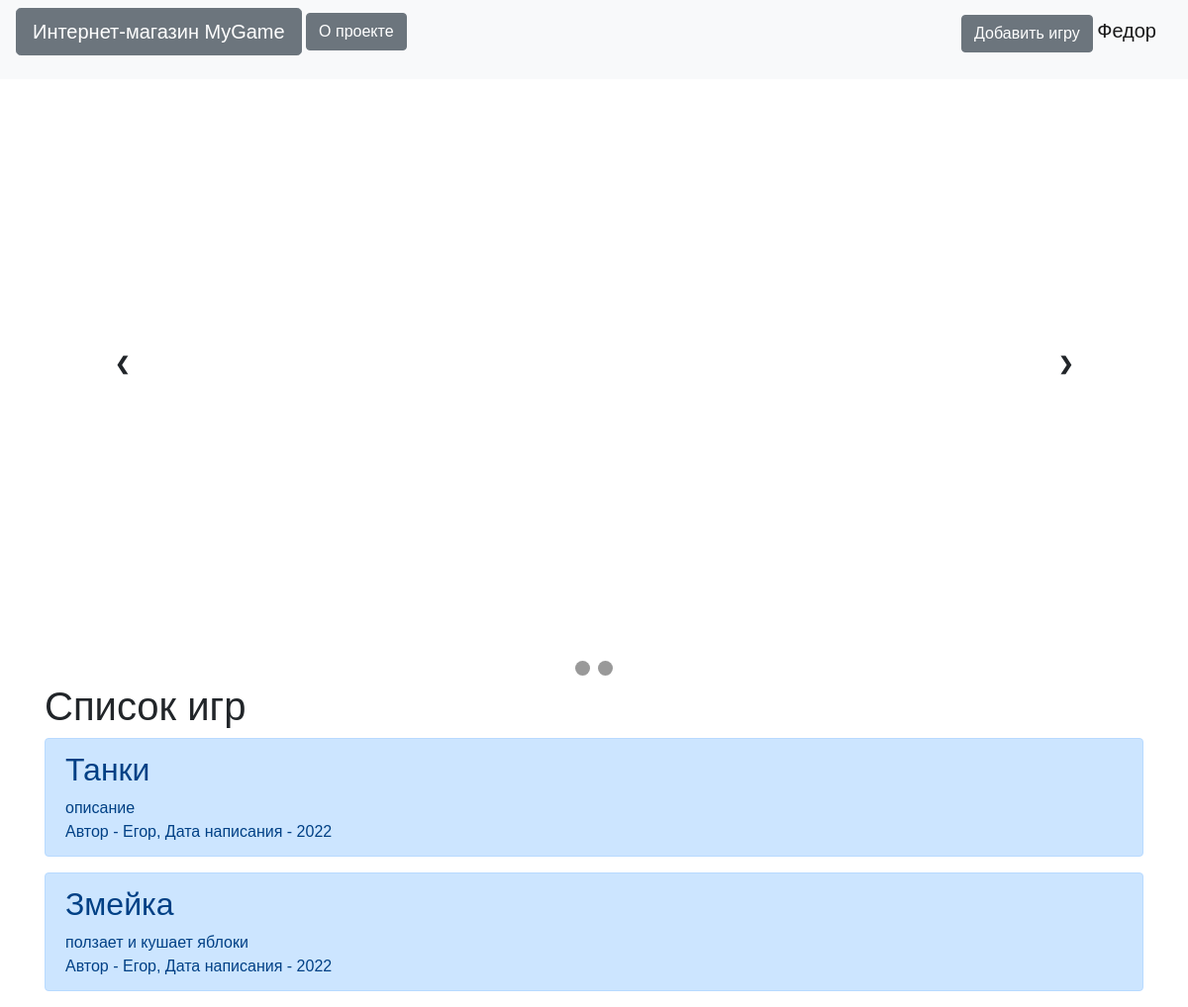
The app's page / (signed in), older data.
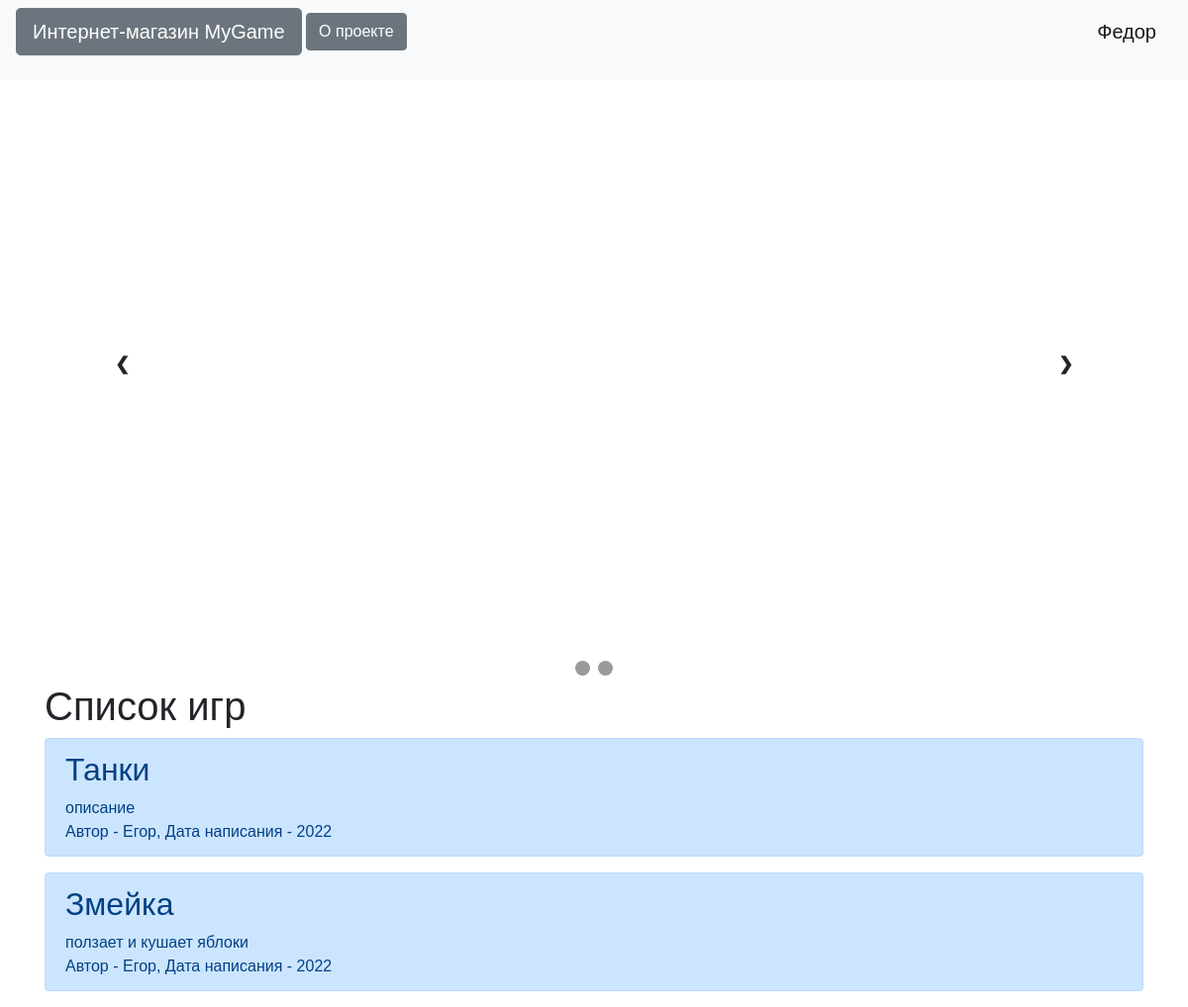
The same page, newer data.
### main.py (the view)
@app.route("/")
def index():
    db_sess = db_session.create_session()
    if current_user.is_authenticated:
        games = db_sess.query(Games).all()
    else:
        games = db_sess.query(Games).all()
    print(games)
    return render_template("index.html", games=games)

### data/db_session.py (called while the page is built)
def create_session() -> Session:
    global __factory
    return __factory()

### data/games.py (called while the page is built)
    def __repr__(self):
        return self.title

### main.py (called while the page is built)
@login_manager.user_loader
def load_user(user_id):
    db_sess = db_session.create_session()
    return db_sess.query(User).get(user_id)

### templates/index.html (shortened to what this page needs)
{% extends "base.html" %}
{% block content %}
  <head>
  </head>
    <div class="slideshow-container">
      <a class="prev" onclick="plusSlides(-1)">&#10094;</a>
      <a class="next" onclick="plusSlides(1)">&#10095;</a>
    </div>
    <br>
    <div style="text-align:center">
        {% for item in games %}
            <span class="dot" onclick="currentSlide(2)"></span>
        {% endfor %}
    </div>
  <h1>Список игр</h1>
{% for item in games%}
<div class="alert alert-primary" role="alert" onclick="location.href='/games/{{ item.title }}';">
    <h2>{{item.title}}</h2>
    <div>
        {{item.content}}
    </div>
    <div>
        Автор - {{item.user.name}}, Дата написания - {{item.created_date}}
    </div>
</div>
{% endfor %}
{% endblock %}

### templates/base.html (shortened to what this page needs)
<!doctype html>
<html lang="en">
<head>
    <link rel="stylesheet"
          href="https://stackpath.bootstrapcdn.com/bootstrap/4.4.1/css/bootstrap.min.css"
>
</head>
<body>
<header>
    <nav class="navbar navbar-light bg-light">
        <p>
            <a href="/" class="btn btn-lg btn-secondary">Интернет-магазин MyGame</a>
            <a href="/about_us" class="btn btn-secondary">О проекте</a>
        </p>
        {% if current_user.is_authenticated %}
        <p>
            {% if current_user.type_of_user == 1 %}
            <a href="games" class="btn btn-secondary">Добавить игру</a>
        {% endif %}
        <a href="/logout" class="navbar-brand" >{{ current_user.name }}</a>
        </p>
{% else %}
    <p>
        <a class="btn btn-primary " href="/register">Зарегистрироваться</a>
        <a class="btn btn-success" href="/login">Войти</a>
    </p>
{% endif %}
    </nav>
</header>
<main role="main" class="container">
    {% block content %}{% endblock %}
</main>
</body>
</html>

Row changes from the older to the newer data that the page shows:
changed User "Федор": type_of_user 1 → 2 (drawn)
Text that changed along with them:
text no longer shown: "Добавить игру"
